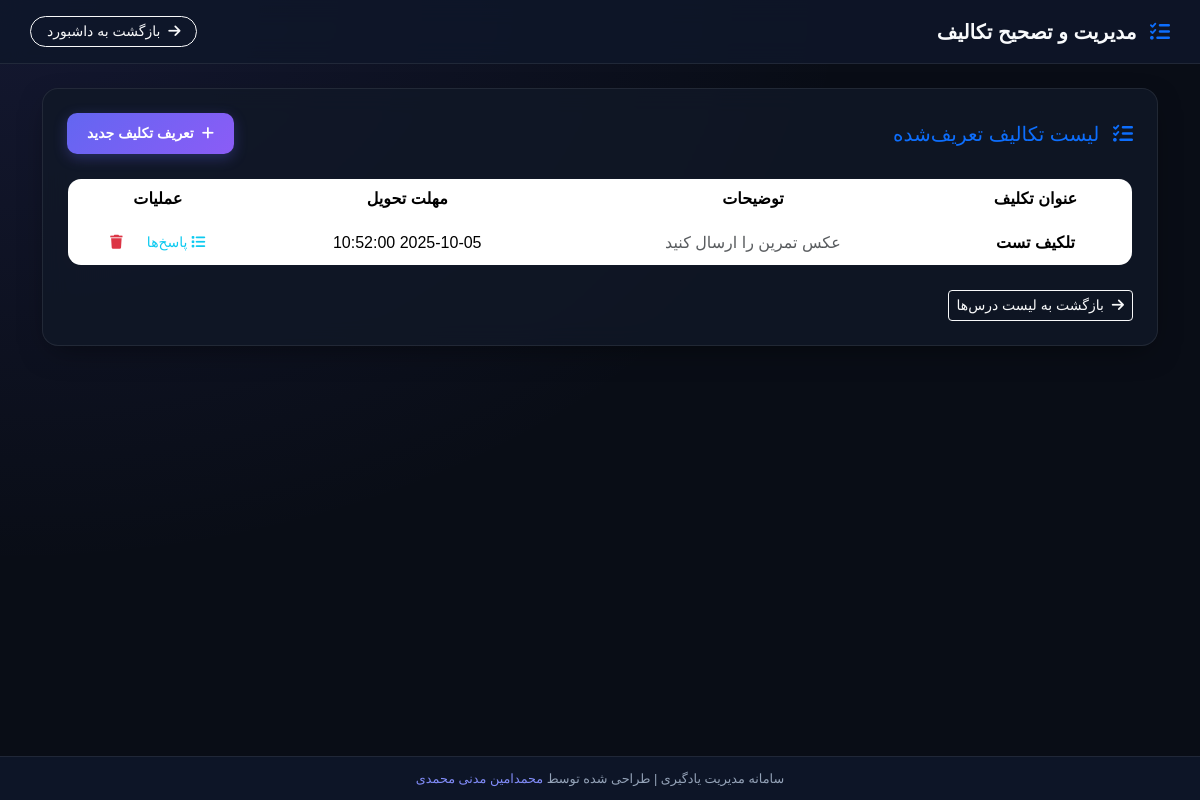
Before: /dashboard/homeworks/teacher.php?class_course_id=12 (signed in) with the older database file.
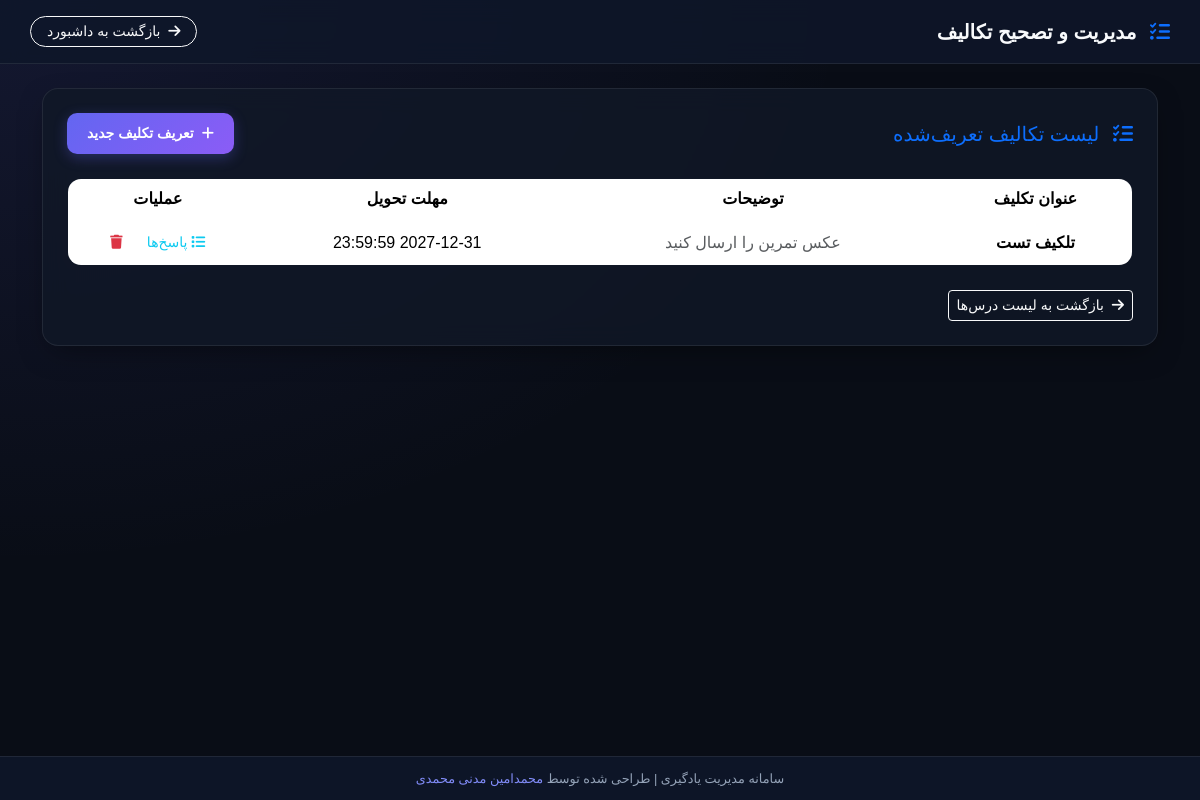
After: the same page with the newer database file.
### tables this page shows
CREATE TABLE `homeworks` (
  `id` int(11) NOT NULL AUTO_INCREMENT,
  `class_course_id` int(11) NOT NULL,
  `teacher_id` int(11) NOT NULL,
  `title` varchar(100) NOT NULL,
  `description` text DEFAULT NULL,
  `file_path` varchar(255) DEFAULT NULL,
  `deadline` datetime NOT NULL,
  `created_at` datetime DEFAULT current_timestamp(),
  PRIMARY KEY (`id`),
  KEY `class_course_id` (`class_course_id`),
  KEY `teacher_id` (`teacher_id`),
  CONSTRAINT `homeworks_ibfk_1` FOREIGN KEY (`class_course_id`) REFERENCES `classcourses` (`id`) ON DELETE CASCADE,
  CONSTRAINT `homeworks_ibfk_2` FOREIGN KEY (`teacher_id`) REFERENCES `users` (`id`) ON DELETE CASCADE
);

### dashboard/homeworks/teacher.php (the view, shortened to what the changed rows need)
<?php
require_once '../../db.php';
$role = $_SESSION['role'];
$class_course_id = (int) ($_GET['class_course_id'] ?? 0);
$action = $_GET['action'] ?? '';
if ($role === 'admin') {
    $stmt = $pdo->prepare("
        SELECT cc.id, cc.course_name, c.name AS class_name
        FROM classcourses cc
        JOIN classes c ON cc.class_id = c.id
        ORDER BY c.name, cc.course_name
    ");
    $stmt->execute();
}
$lessons = $stmt->fetchAll(PDO::FETCH_ASSOC);
$homeworks = [];
if ($class_course_id) {
    $stmt = $pdo->prepare("SELECT * FROM homeworks WHERE class_course_id = ? ORDER BY created_at DESC");
    $stmt->execute([$class_course_id]);
    $homeworks = $stmt->fetchAll(PDO::FETCH_ASSOC);
}
?>
<!DOCTYPE html>
<html lang="fa" dir="rtl">
<head>
    <link href="../../css/bootstrap.rtl.min.css" rel="stylesheet">
    <link href="https://cdn.jsdelivr.net/gh/rastikerdar/vazirmatn@v33.003/Vazirmatn-font-face.css" rel="stylesheet">
    <link href="../../css/all.min.css" rel="stylesheet">
    <link rel="stylesheet" href="../../css/fontawesome.min.css">
</head>
<body>
    <div class="container mt-4">
        <?php if (!$class_course_id): ?>
            <div class="card-custom">
                <h5 class="mb-4 text-primary"><i class="fas fa-book me-2"></i> درس مورد نظر را انتخاب کنید</h5>
                <div class="table-responsive">
                    <table class="table text-center align-middle m-0">
                        <thead>
                            <tr>
                                <th>نام کلاس و درس</th>
                                <th style="width: 150px;">عملیات</th>
                            </tr>
                        </thead>
                        <tbody>
                            <?php foreach ($lessons as $lesson): ?>
                                <tr>
                                    <td><strong><?php echo htmlspecialchars($lesson['class_name'] . ' - ' . $lesson['course_name']); ?></strong></td>
                                    <td>
                                        <a href="?class_course_id=<?php echo $lesson['id']; ?>" class="btn btn-gradient-primary btn-sm">
                                            <i class="fas fa-tasks me-1"></i> مدیریت تکالیف
                                        </a>
                                    </td>
                                </tr>
                            <?php endforeach; ?>
                            <?php if (empty($lessons)): ?>
                                <tr><td colspan="2" class="text-muted py-4">هیچ درسی یافت نشد.</td></tr>
                            <?php endif; ?>
                        </tbody>
                    </table>
                </div>
            </div>
        <?php else: ?>
            <div class="card-custom">
                <div class="table-responsive">
                    <table class="table text-center align-middle m-0">
                        <thead>
                            <tr>
                                <th>عنوان تکلیف</th>
                                <th>توضیحات</th>
                                <th>مهلت تحویل</th>
                                <th style="width: 180px;">عملیات</th>
                            </tr>
                        </thead>
                        <tbody>
                            <?php foreach ($homeworks as $hw): ?>
                                <tr>
                                    <td><strong><?php echo htmlspecialchars($hw['title']); ?></strong></td>
                                    <td class="text-muted" style="max-width: 250px;"><?php echo htmlspecialchars($hw['description'] ?: '-'); ?></td>
                                    <td><?php echo htmlspecialchars($hw['deadline']); ?></td>
                                    <td>
                                        <a href="?class_course_id=<?php echo $class_course_id; ?>&action=submissions&homework_id=<?php echo $hw['id']; ?>" class="btn btn-sm btn-outline-info border-0 me-1" title="پاسخ‌ها">
                                            <i class="fas fa-list"></i> پاسخ‌ها
                                        </a>
                                        <a href="?class_course_id=<?php echo $class_course_id; ?>&action=delete&homework_id=<?php echo $hw['id']; ?>" class="btn btn-sm btn-outline-danger border-0" onclick="return confirm('آیا از حذف این تکلیف اطمینان دارید؟');">
                                            <i class="fas fa-trash"></i>
                                        </a>
                                    </td>
                                </tr>
                            <?php endforeach; ?>
                        </tbody>
                    </table>
                </div>
            </div>
        <?php endif; ?>
    </div>
</body>
</html>

Changed rows visible on the page:
changed homeworks "تلکیف تست": deadline "2025-10-05 10:52:00" → "2027-12-31 23:59:59"
